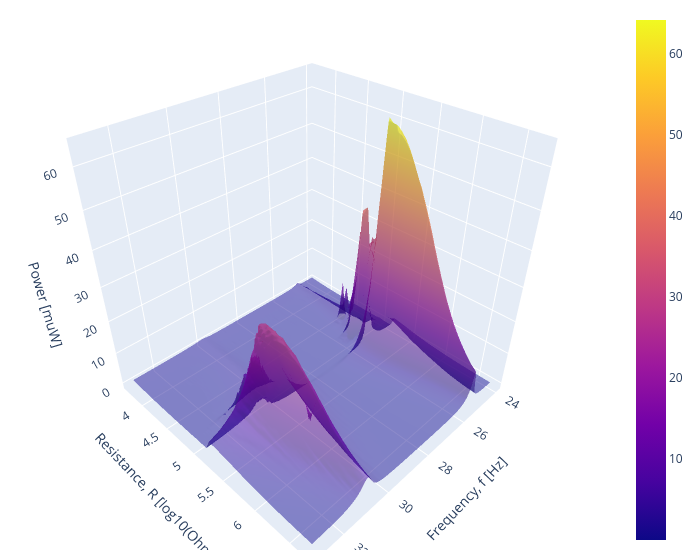

The cell this chart's notebook holds for it:
### Code cell
fig = go.Figure(data=[
    go.Surface(x=f_grid, y=jnp.log10(R_grid), z=power2_exp*1.e6, opacity=0.5),
    # go.Surface(x=f_grid, y=jnp.log10(R_grid), z=power2_th*1.e6, opacity = .5, showscale=False, colorscale="jet"),

])

def update(fig):
    fig.update_layout(scene = dict(
                      xaxis=dict(
                          title=dict(
                              text='Frequency, f [Hz]'
                          )
                      ),
                      yaxis=dict(
                          title=dict(
                              text='Resistance, R [log10(Ohm)]'
                          )
                      ),
                      zaxis=dict(
                          title=dict(
                              text='Power [muW]'
                          )
                      ),
                    ),
                    width=700,
                    margin=dict(r=20, b=10, l=10, t=10))
update(fig)
fig.show()

### Figure 1 — Plotly figure (JSON) as saved in the notebook; plotly's stock layout.template omitted (floating-point values rounded to 4 significant figures; data arrays with more than 128 entries replaced by an {"elided": "..."} marker saying what was removed)
{"data": [{"opacity": 0.5, "type": "surface", "x": {"elided": "50x250 float values"}, "y": {"elided": "50x250 float values"}, "z": {"elided": "50x250 float values"}}], "layout": {"margin": {"b": 10, "l": 10, "r": 20, "t": 10}, "scene": {"xaxis": {"title": {"text": "Frequency, f [Hz]"}}, "yaxis": {"title": {"text": "Resistance, R [log10(Ohm)]"}}, "zaxis": {"title": {"text": "Power [muW]"}}}, "width": 700}}
